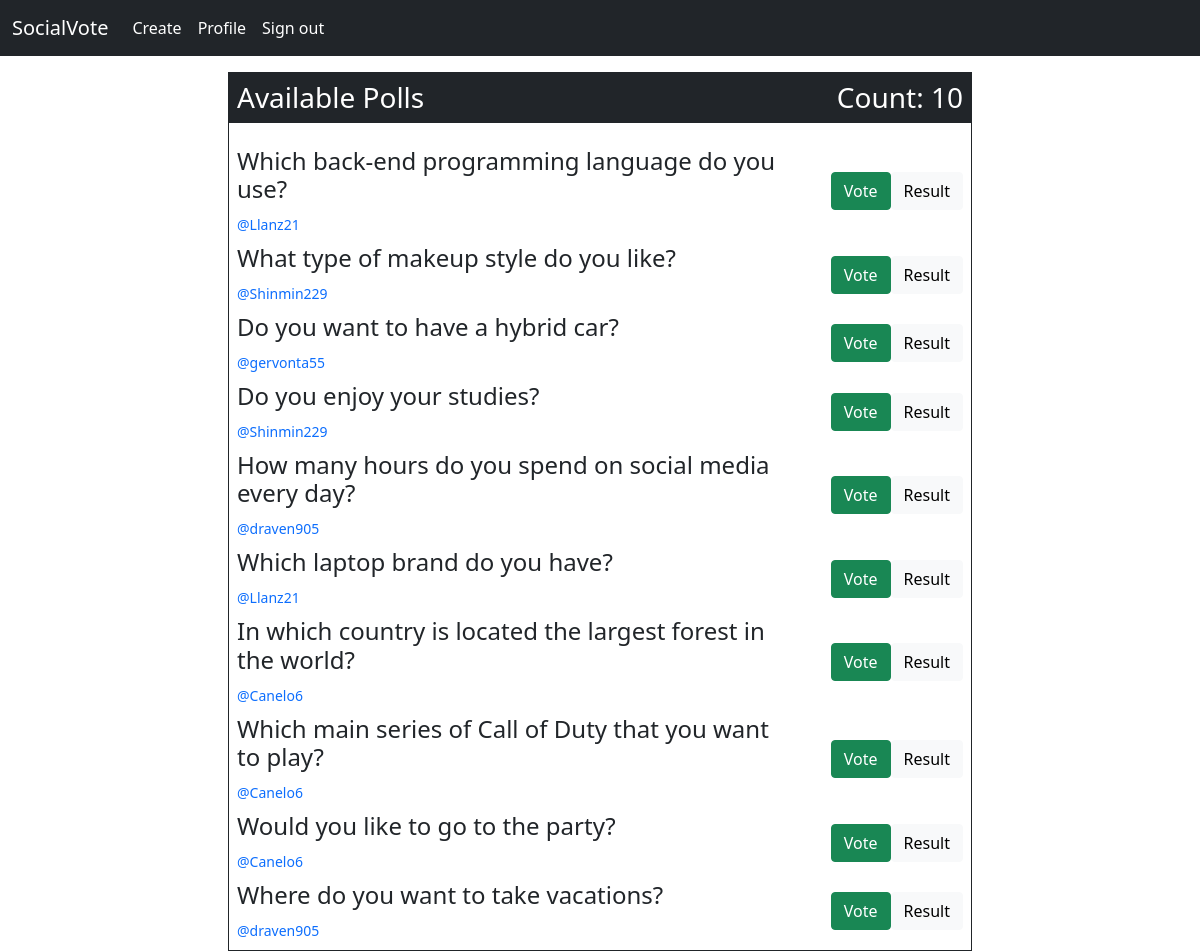
The app's page /home/ (signed in) with its own data.
### base/models.py (models this page shows, shortened)
class Poll(models.Model):
    poll_creator = models.ForeignKey(Profile, null=True, on_delete=models.CASCADE)
    poll_uuid = models.UUIDField(default=uuid.uuid4)
    poll_img = models.ImageField(blank=True, null=True, upload_to='vote_img')
    question = models.TextField(max_length=65)
    question_slug = models.SlugField(default=None, max_length=65)
    question_one = models.CharField(max_length=30)
    question_two = models.CharField(max_length=30)
    question_three = models.CharField(max_length=30)
    voted = models.ManyToManyField(User, related_name='user_voted', null=True, blank=True)
    question_one_count = models.IntegerField(default=0)
    question_two_count = models.IntegerField(default=0)
    question_three_count = models.IntegerField(default=0)
    date_created = models.DateField(default=datetime.now, blank=True, null=True)

### accounts/models.py (models this page shows, shortened)
class Profile(models.Model):
    profile_uuid = models.UUIDField(default=uuid.uuid4)
    user = models.OneToOneField(User, on_delete=models.CASCADE)
    profile_picture = models.ImageField(default='default.jpg', upload_to='profile_pics', blank=True, null=True)
    profile_slug = models.SlugField(unique=True, default=None)

### base/views.py (the view)
# urls.py: path('', views.home, name='home'),
@login_required
def home(request):
    poll_list = Poll.objects.all().order_by('-id')
    total_polls = poll_list.count()
    context = {'poll_list': poll_list, 'total_polls': total_polls}
    return render(request, 'base/home.html', context)

### base/templates/base/home.html (shortened to what this page needs)
{% extends 'main.html' %}
{% block content %}
<div class="col-lg-8 col-md-10 col-12">
    <div class="border border-dark">
    <h3 class="bg-dark text-white p-2 text-capitalize">Available polls
        <div class="float-end">count: {{ total_polls }}</div>
    </h3>
      <div class="p-2">
            {% for data in poll_list %}
                <div class="d-flex justify-content-between mt-2">
                    <div class="w-75">
                        <h4>{{ data.question }}</h4>
                        {% if request.user == data.poll_creator.user %}
                            <small><a href="{% url 'profile' %}" class="text-decoration-none">@{{ data.poll_creator.user.username }}</a></small>
                        {% else %}
                            <small><a href="{% url 'creator-profile' data.poll_creator.profile_slug data.poll_creator.profile_uuid %}" class="text-decoration-none">@{{ data.poll_creator.user.username }}</a></small>
                        {% endif %}
                    </div>
                    <div class="button-div d-flex align-items-center">
                        {% if data.poll_creator.user.username != request.user.username and not request.user in data.voted.all %}
                            <a href="{% url 'vote' data.question_slug data.poll_uuid %}" class="btn btn-success">Vote</a>
                        {% endif %}
                        <a href="{% url 'result' data.question_slug data.poll_uuid %}" class="btn btn-light">Result</a>
                    </div>
                </div>
            {% endfor %}
        </div>
    </div>
</div>
{% endblock content %}

### records on screen
Poll: question "Which back-end programming language do you use?", poll_creator.user.username "Llanz21", shows "Vote"
Poll: question "What type of makeup style do you like?", poll_creator.user.username "Shinmin229", shows "Vote"
Poll: question "Do you want to have a hybrid car?", poll_creator.user.username "gervonta55", shows "Vote"
Poll: question "Do you enjoy your studies?", poll_creator.user.username "Shinmin229", shows "Vote"
Poll: question "How many hours do you spend on social media every day?", poll_creator.user.username "draven905", shows "Vote"
Poll: question "Which laptop brand do you have?", poll_creator.user.username "Llanz21", shows "Vote"
Poll: question "In which country is located the largest forest in the world?", poll_creator.user.username "Canelo6", shows "Vote"
Poll: question "Which main series of Call of Duty that you want to play?", poll_creator.user.username "Canelo6", shows "Vote"
Poll: question "Would you like to go to the party?", poll_creator.user.username "Canelo6", shows "Vote"
Poll: question "Where do you want to take vacations?", poll_creator.user.username "draven905", shows "Vote"

### other values on screen
{{ total_polls }} "10"
